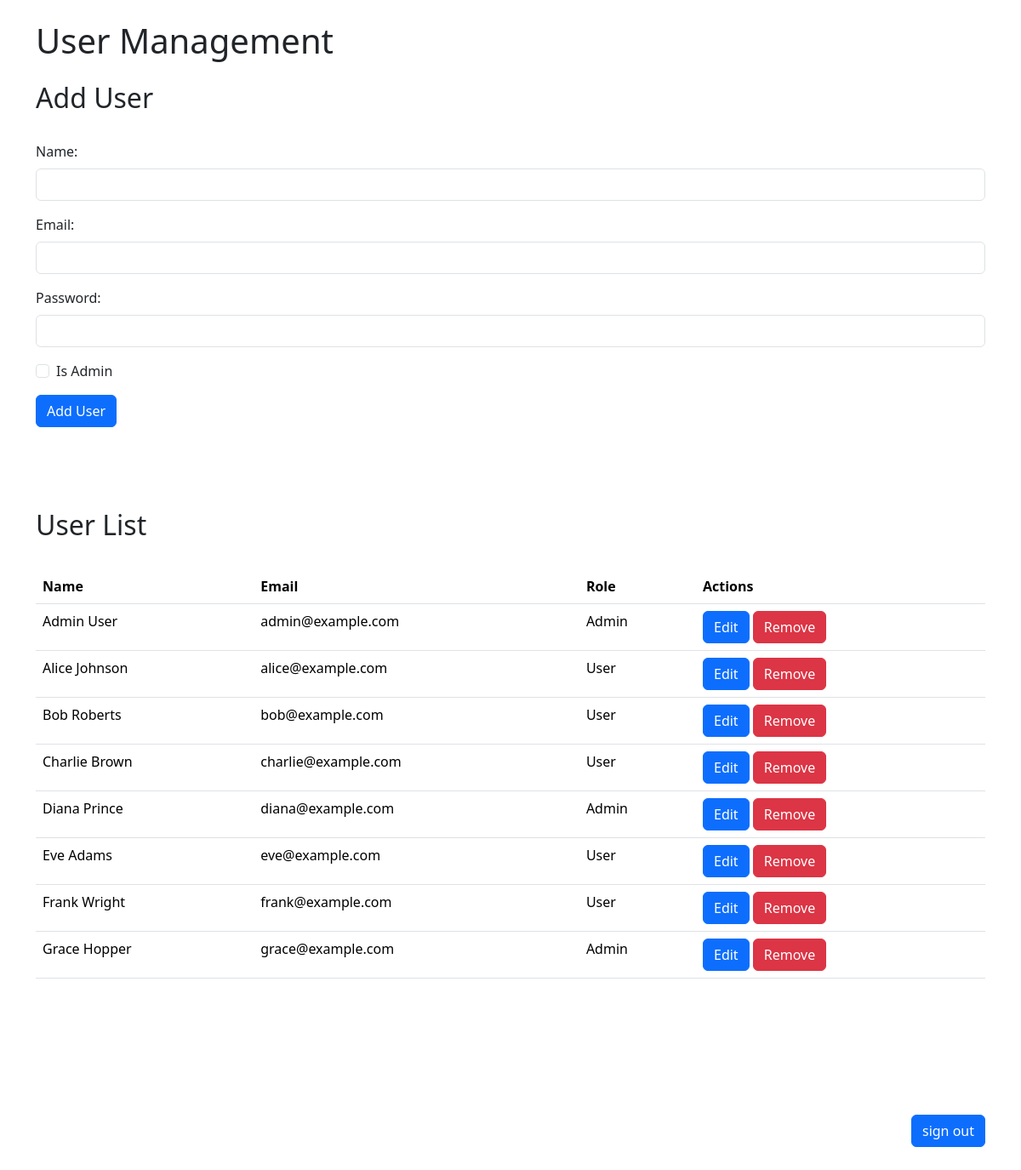
Before: /user_management.php (signed in) with the older database file.
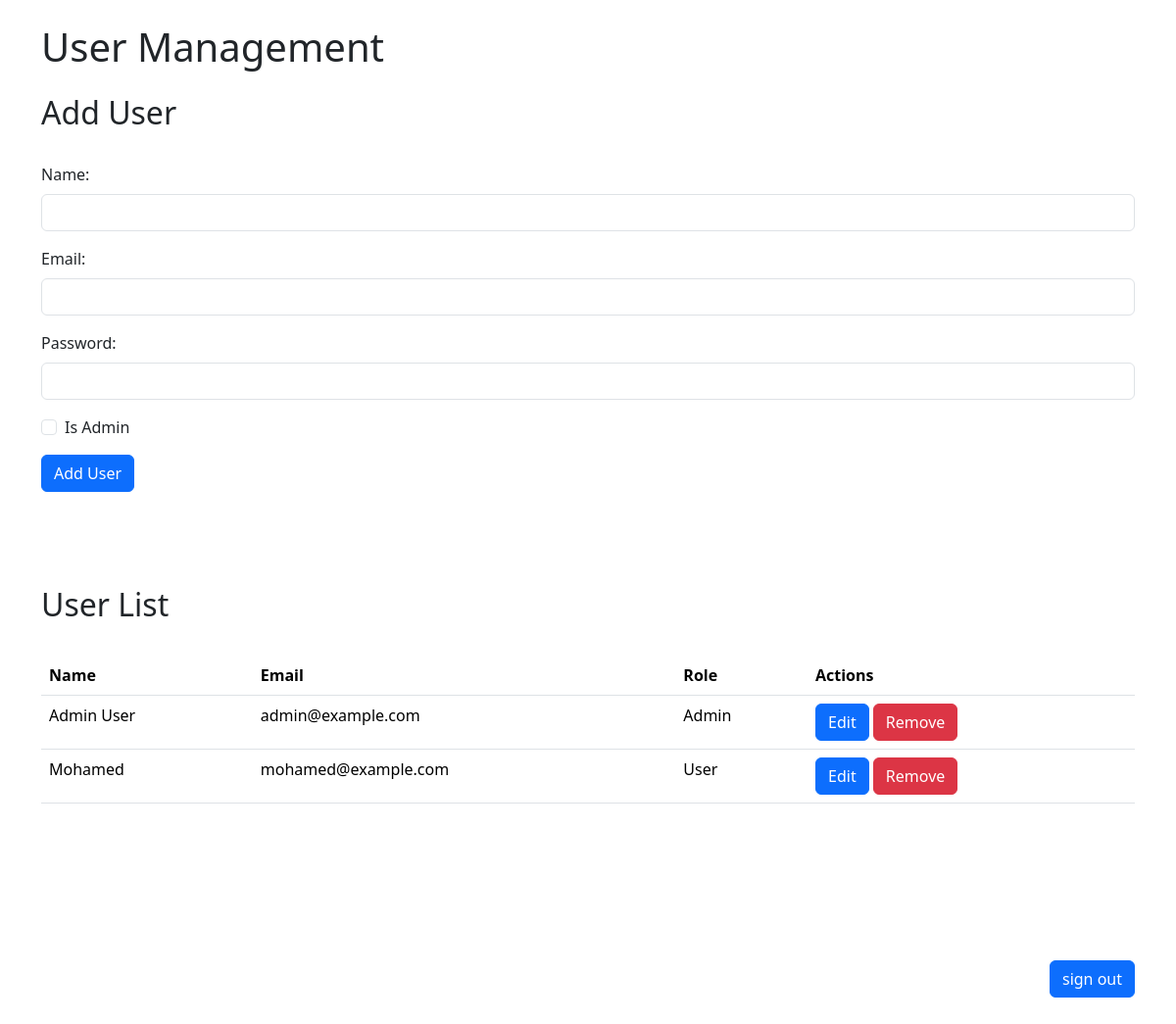
After: the same page with the newer database file.
### tables this page shows
CREATE TABLE `users` (
  `id` int(11) NOT NULL,
  `name` varchar(100) NOT NULL,
  `password_hash` varchar(255) NOT NULL,
  `email` varchar(100) NOT NULL,
  `date_added` datetime NOT NULL DEFAULT current_timestamp(),
  `date_modified` datetime NOT NULL DEFAULT current_timestamp() ON UPDATE current_timestamp(),
  `is_admin` tinyint(1) NOT NULL DEFAULT 0
);

### user_management.php (the view, shortened to what this page needs)
<?php
include 'db_connection.php';
function listUsers($conn)
{
    $result = $conn->query("SELECT id, name, email, is_admin FROM Users");
    if ($result->num_rows > 0) {
        echo "    <br>";
        echo "    <br>";
        echo "    <br>";
        echo "    <br>";
        echo "<h2>User List</h2>";
        echo "    <br>";
        echo "<table class='table'>";
        echo "<tr><th>Name</th><th>Email</th><th>Role</th><th>Actions</th></tr>";
        while ($row = $result->fetch_assoc()) {
            echo "<tr>";
            echo "<td>" . $row['name'] . "</td>";
            echo "<td>" . $row['email'] . "</td>";
            echo "<td>" . ($row['is_admin'] ? 'Admin' : 'User') . "</td>";
            echo "<td>";
            echo "<button class='btn btn-primary' data-id='" . $row['id'] . "' data-name='" . $row['name'] . "' data-email='" . $row['email'] . "' data-bs-toggle='modal' data-bs-target='#editUserModal'>Edit</button> ";
            echo "<form method='POST' action='' style='display:inline;' onsubmit='return confirm(\"Are you sure you want to remove this user?\");'>
        <input type='hidden' name='action' value='removeUser'>
        <input type='hidden' name='email' value='" . $row['email'] . "'>
        <button type='submit' class='btn btn-danger'>Remove</button>
        </form>";
            echo "</td>";
            echo "</tr>";
        }
        echo "</table>";
    } else {
        echo "<div class='alert alert-info'>No users found.</div>";
    }
}
?>
<!DOCTYPE html>
<html lang="en">
<head>
    <link href="design/css/bootstrap.min.css" rel="stylesheet">
    <link href="https://cdn.jsdelivr.net/npm/bootstrap-icons@1.10.5/font/bootstrap-icons.min.css" rel="stylesheet">
</head>
<body>
    <div class="container">
        <h1 class="my-4">User Management</h1>
        <h2>Add User</h2>
        <br>
        <form method="POST" action="">
            <div class="mb-3">
                <label for="name" class="form-label">Name:</label>
                <input type="text" class="form-control" id="name" name="name" required>
            </div>
            <div class="mb-3">
                <label for="email" class="form-label">Email:</label>
                <input type="email" class="form-control" id="email" name="email" required>
            </div>
            <div class="mb-3">
                <label for="password" class="form-label">Password:</label>
                <input type="password" class="form-control" id="password" name="password" required>
            </div>
            <div class="form-check mb-3">
                <input type="checkbox" class="form-check-input" id="is_admin" name="is_admin">
                <label class="form-check-label" for="is_admin">Is Admin</label>
            </div>
            <button type="submit" class="btn btn-primary">Add User</button>
        </form>
        <?php listUsers($conn); ?>
        <br>
        <br>
        <br>
        <br>
        <br>
        <br>
        <a href="signout.php" class="btn btn btn-primary" style="float: right;">sign out</a>
        <br>
        <br>
        <br>
        <br>
    </div>
</body>
</html>

Changed rows visible on the page:
removed users: name "Bob Roberts", email "bob@example.com", is_admin "User"
removed users: name "Charlie Brown", email "charlie@example.com", is_admin "User"
removed users: name "Diana Prince", email "diana@example.com", is_admin "Admin"
removed users: name "Eve Adams", email "eve@example.com", is_admin "User"
removed users: name "Frank Wright", email "frank@example.com", is_admin "User"
removed users: name "Grace Hopper", email "grace@example.com", is_admin "Admin"
changed users: name "Alice Johnson" → "Mohamed"; email "alice@example.com" → "mohamed@example.com"
